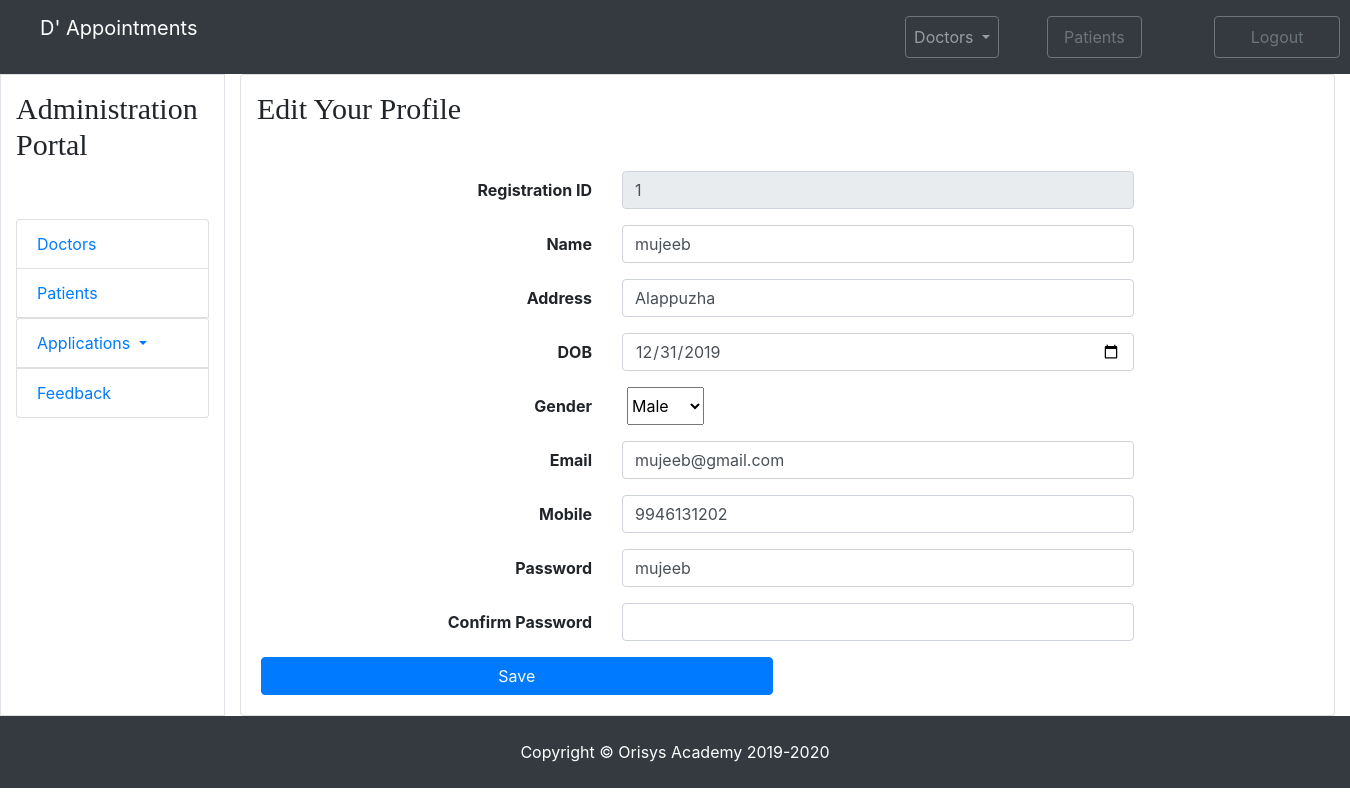
Screenshot of /appointment/admin_patient_profile_edit.php?id=1 with the database file from the repository.
### tables this page shows
CREATE TABLE `patients` (
  `pid` int(11) NOT NULL,
  `pname` varchar(50) NOT NULL,
  `paddress` varchar(100) NOT NULL,
  `pdob` date NOT NULL,
  `pmobile` bigint(20) NOT NULL,
  `pemail` varchar(100) NOT NULL,
  `pgender` varchar(10) NOT NULL,
  `ppassword` varchar(50) NOT NULL
);

### appointment/admin_patient_profile_edit.php (the view, shortened to what this page needs)
<?php
include('header.php');
include('php_connection.php');
$var = $_GET['id'];
$sql = "select * from patients where pid='".$var."'";
$result = mysqli_query($conn,$sql);
if($row = mysqli_fetch_assoc($result))
{
?>
<section>
	<div class="cotainer">
        <div class="row justify-content-center">
            <div class="col-md-12">
                    <div class="card">
                        <h3 class="p-3 fontcol">Edit Your Profile</h3>
                        <div class="card-body">
                            <form name="my-form" onsubmit="return validform()" action="php_patient_profile_update.php" method="post">
                                <div class="form-group row">
                                    <label class="col-md-4 col-form-label text-md-right font-weight-bolder">Registration ID</label>
                                    <div class="col-md-6 ">
                                    <input type="text" id="full_name" class="form-control box-bg " name="rid" value="<?php echo $row['pid']; ?>" readonly>
                                    </div>
                                </div>
                                <div class="form-group row">
                                    <label class="col-md-4 col-form-label text-md-right font-weight-bolder">Name</label>
                                    <div class="col-md-6">
                                        <input type="text" id="email_address" class="form-control box-bg" name="name" value="<?php echo $row['pname']; ?>">
                                    </div>
                                </div>
								<div class="form-group row">
                                    <label class="col-md-4 col-form-label text-md-right font-weight-bolder">Address</label>
                                    <div class="col-md-6">
                                        <input type="text"  class="form-control box-bg" name="address" value="<?php echo $row['paddress']; ?>">
                                    </div>
                                </div>
                                <div class="form-group row">
                                    <label class="col-md-4 col-form-label text-md-right font-weight-bolder">DOB</label>
                                    <div class="col-md-6">
                                        <input type="date"  class="form-control box-bg" name="dob" value="<?php echo $row['pdob']; ?>">
                                    </div>
                                </div>
								<div class="form-group row">
                                    <label class="col-md-4 col-form-label text-md-right font-weight-bolder">Gender</label>
                                    <div class="col-md-6 d-flex form-check">
									<select name="gender">
										<option selected value="<?php echo $row['pgender']; ?>"><?php echo $row['pgender']; ?></option>
									</select>
                                    </div>
                                </div>
								 <div class="form-group row">
                                    <label class="col-md-4 col-form-label text-md-right font-weight-bolder">Email</label>
                                    <div class="col-md-6">
                                        <input type="email"  name="email" class="form-control box-bg" value="<?php echo $row['pemail']; ?>">
                                    </div>
                                </div>
                                <div class="form-group row">
                                    <label class="col-md-4 col-form-label text-md-right font-weight-bolder">Mobile</label>
                                    <div class="col-md-6">
                                        <input type="text"  class="form-control box-bg" name="mobile" value="<?php echo $row['pmobile']; ?>" >
                                    </div>
                                </div>
								<div class="form-group row">
                                    <label class="col-md-4 col-form-label text-md-right font-weight-bolder">Password</label>
                                    <div class="col-md-6">
                                        <input type="text" class="form-control box-bg" value="<?php echo $row['ppassword']; ?>" name="password">
                                    </div>
                                </div>
								<div class="form-group row">
                                    <label class="col-md-4 col-form-label text-md-right font-weight-bolder">Confirm Password</label>
                                    <div class="col-md-6">
                                        <input type="text" class="form-control box-bg" >
                                    </div>
                                </div>
								<div class="row">
                                    <div class="col-md-6 text-right">
                                        <button type="submit" class="btn btn-primary" name="submit" onclick="say()">
                                        <a class="text-light text-decoration-none">Save</a>
                                        </button>
                                    </div>
                                </div>
								</div>
                        </div>
                    </div>
            </div>
        </div>
    </div>
         <?php
			}
			?>
				</div>
			</section>
    <?php include('footer.php'); ?>

### appointment/css/style.css (style rules this page uses)
.form-style input,button { width: 100%; }
.fontcol { font-family:fantasy; font-size: 30px; }
.box-bg { outline:none; }

### rows the page displays
patients: rid "1", name "mujeeb", address "Alappuzha", dob "12/31/2019", gender "Male", email "mujeeb@gmail.com", mobile "9946131202", password "mujeeb"
